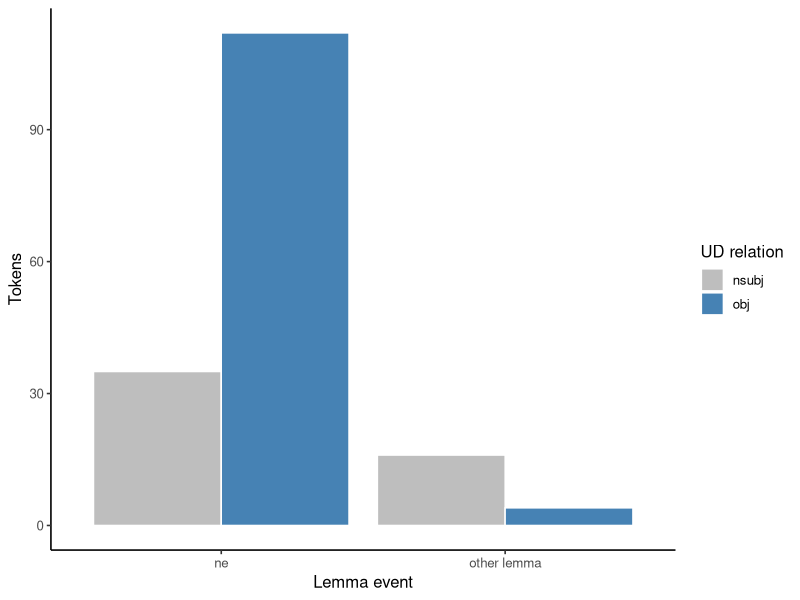

This chart was generated by the following R code:
## ---- chunk 1
#| label: load-events-data
library(ggplot2)

wh <- read.csv(
  "data/ud-turkish-boun/question-core-arguments.csv",
  stringsAsFactors = FALSE,
  fileEncoding = "UTF-8"
)
wh$outcome_id <- paste(wh$split, wh$sentence_id, wh$token_id, sep = ":")

stopifnot(nrow(wh) == 167L, !anyDuplicated(wh$outcome_id))

omega <- wh$outcome_id
N <- omega[wh$lemma == "ne"]
O <- omega[wh$dependency_relation == "obj"]
## ---- chunk 2
#| label: compute-token-events
N_and_O <- intersect(N, O)
N_or_O <- union(N, O)
not_N <- setdiff(omega, N)

event_sizes <- c(
  omega = length(omega),
  ne = length(N),
  object = length(O),
  ne_and_object = length(N_and_O),
  ne_or_object = length(N_or_O),
  not_ne = length(not_N)
)

stopifnot(
  event_sizes[["ne_or_object"]] ==
    event_sizes[["ne"]] + event_sizes[["object"]] -
    event_sizes[["ne_and_object"]],
  event_sizes[["ne"]] + event_sizes[["not_ne"]] ==
    event_sizes[["omega"]]
)

event_sizes
## ---- chunk 3
#| label: plot-event-atoms
#| fig-cap: "Counts in the four nonoverlapping atoms formed by the *ne* and `obj` events."
atoms <- aggregate(
  outcome_id ~ ne_lemma + object,
  data = wh,
  FUN = length
)
names(atoms)[3] <- "tokens"
atoms$lemma_event <- ifelse(atoms$ne_lemma == 1, "ne", "other lemma")
atoms$relation_event <- ifelse(atoms$object == 1, "obj", "nsubj")

ggplot(atoms, aes(lemma_event, tokens, fill = relation_event)) +
  geom_col(position = "dodge", color = "white") +
  scale_fill_manual(values = c(nsubj = "grey", obj = "steelblue")) +
  labs(x = "Lemma event", y = "Tokens", fill = "UD relation") +
  theme_classic(base_size = 12)
